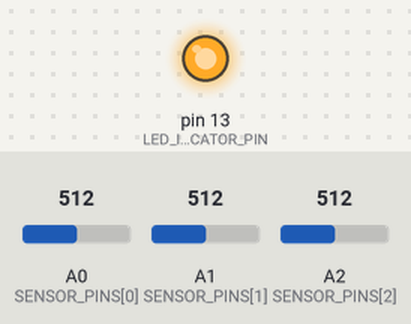
Simulated run of this sketch. Board: Arduino Uno, built with avr-gcc and run on an emulated ATmega328P. On the bench: output pins drawn as LEDs (lit = HIGH). The test bench sets the inputs (shaded band); at power-on: A1 (SENSOR_PINS[1]) = 512, A0 (SENSOR_PINS[0]) = 512, A2 (SENSOR_PINS[2]) = 512. What the sketch prints to the serial monitor is not drawn.

Above: at 1.2 s.
1.3 s: A1 (SENSOR_PINS[1]) set to 354
2.8 s: A1 (SENSOR_PINS[1]) set to 331
At 4.0 s:
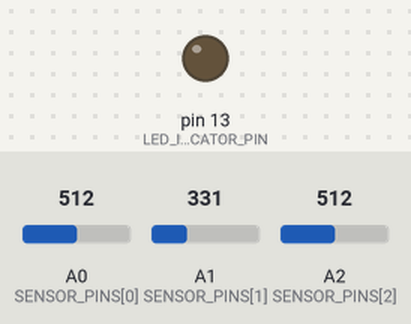
4.3 s: A1 (SENSOR_PINS[1]) set to 511
At 4.6 s:
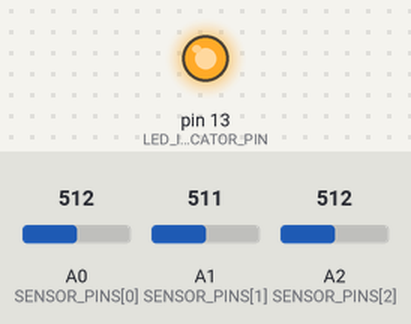
5.8 s: A1 (SENSOR_PINS[1]) set to 306
At 6.9 s:
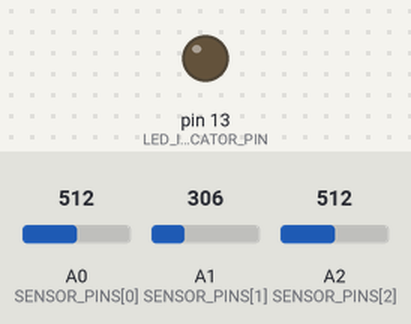
Timing chart, 0 to 8.3 s (numbered marks = the images above; inputs shaded):
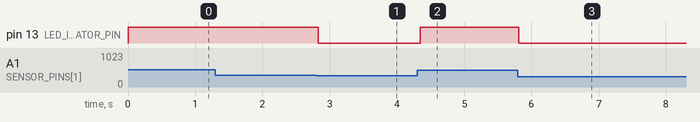

Measured:
- the behaviour switches between 341 and 340 on A1 (SENSOR_PINS[1]) (found by bisection; images 0 and 1)
- after the input at 1.3 s, every drawn part: stays the same
- after the input at 2.8 s, pin 13 (LED_INDICATOR_PIN): HIGH → LOW at once
- after the input at 4.3 s, pin 13 (LED_INDICATOR_PIN): LOW → HIGH at once
- after the input at 5.8 s, pin 13 (LED_INDICATOR_PIN): HIGH → LOW at once

The sketch:

MLDuino.ino
```cpp
#include <Arduino.h>
#include "model.h"

constexpr uint8_t LED_INDICATOR_PIN = 13;
constexpr uint8_t SENSOR_PINS[] = {A0, A1, A2};
constexpr uint8_t NUM_FEATURES = sizeof(SENSOR_PINS) / sizeof(SENSOR_PINS[0]);
constexpr uint32_t BAUD_RATE = 115200;
constexpr float ADC_MAX = 1023.0f;

void setup() {
  Serial.begin(BAUD_RATE);
  pinMode(LED_INDICATOR_PIN, OUTPUT);
  digitalWrite(LED_INDICATOR_PIN, LOW);

  Serial.println("TinyML Launcher initialized.");
}

void loop() {
  float features[NUM_FEATURES];

  for (uint8_t i = 0; i < NUM_FEATURES; i++) {
    features[i] = analogRead(SENSOR_PINS[i]) / ADC_MAX;
  }

  int prediction = run_model(features);

  digitalWrite(LED_INDICATOR_PIN, (prediction == 1) ? HIGH : LOW);

  delay(50);
}
```

model.cpp
```cpp
#include "model.h"

int run_model(float* features) {
  const float weight[3] = {0.5f, 1.2f, -0.3f};
  const float bias = -0.5f;

  float score = bias;
  for (int i = 0; i < 3; i++) {
    score += features[i] * weight[i];
  }

  return (score > 0.0f) ? 1 : 0;
}
```

model.h
```cpp
#ifndef MLD_MODEL_H
#define MLD_MODEL_H

int run_model(float* features);

#endif
```
